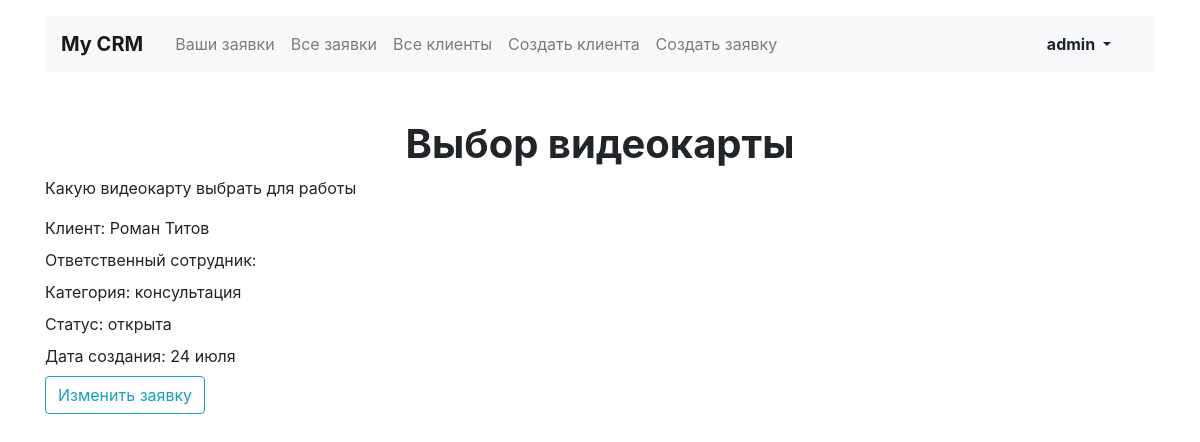
The app's page /applications/2/ (signed in), older data.
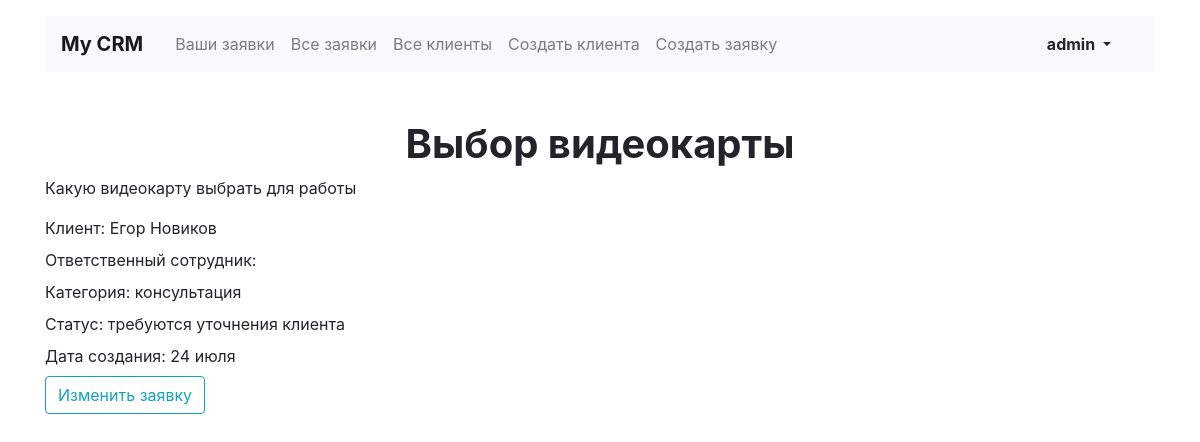
The same page, newer data.
### crm/models.py (models this page shows, shortened)
class Application(models.Model):
    title = models.CharField('Заголовок', max_length=128)
    category = models.ForeignKey(
        Category,
        verbose_name='Категория',
        null=True,
        on_delete=models.SET_NULL,
    )
    client = models.ForeignKey(
        Client,
        verbose_name='Клиент',
        null=True,
        on_delete=models.SET_NULL,
    )
    employee = models.ForeignKey(
        settings.AUTH_USER_MODEL,
        verbose_name='Сотрудник',
        null=True,
        on_delete=models.SET_NULL,
    )
    description = models.TextField(
        'Описание',
    )
    status = models.ForeignKey(
        Status,
        verbose_name='Статус',
        on_delete=models.PROTECT,
    )
    creation_date = models.DateTimeField(auto_now_add=True)
    class Meta:
        verbose_name = 'Заявка'
        verbose_name_plural = 'Заявки'
    objects = ApplicationQuerySet.as_manager()

class Client(models.Model):
    first_name = models.CharField(
        'Имя',
        max_length=128,
    )
    last_name = models.CharField(
        'Фамилия',
        max_length=128,
        blank=True,
    )
    phone_regex = RegexValidator(
        regex=r'^\+?1?\d{9,15}$',
        message="Phone number must be entered in the format:"
                " '+999999999'. Up to 15 digits allowed.",
    )
    phone_number = models.CharField(
        'Номер телефона',
        validators=[phone_regex],
        max_length=17,
        blank=True,
    )
    email = models.EmailField('Электронная почта')
    tg_username = models.CharField('Ник в telegram', max_length=128, blank=True)
    registration_data = models.DateTimeField(auto_now_add=True)
    class Meta:
        verbose_name = 'Клиент'
        verbose_name_plural = 'Клиенты'

class Status(models.Model):
    title = models.CharField(max_length=128)
    class Meta:
        verbose_name = 'Статус'
        verbose_name_plural = 'Статусы'

class Category(models.Model):
    title = models.CharField(max_length=128)
    class Meta:
        verbose_name = 'Категория'
        verbose_name_plural = 'Категории'

### crm/views/application.py (the view)
class ApplicationView(AdministratorOrModelEmployeeMixin, View):
    model = models.Application
    context_object_name = 'application'
    template_name = 'crm/application/application.html'
    redirect_url = 'home'
    def get(self, request, *args, **kwargs):
        application = get_object_or_404(self.model, id=kwargs['pk'])
        context = {
            'application': application,
        }
        if 'new_status' not in request.GET:
            status_form = forms.ChangeStatusForm({
                'new_status': application.status.id,
            })
        else:
            status_form = forms.ChangeStatusForm(request.GET)
        if status_form.is_valid():
            current_status = application.status
            status_from_form = status_form.cleaned_data['new_status']
            if current_status != status_from_form:
                messages.success(self.request, 'Статус обнавлен')
                application.status = status_from_form
                application.save()
        context['change_status_form'] = status_form
        return render(request, self.template_name, context=context)

### crm/mixins.py (called while the page is built)
    def dispatch(self, request, *args, **kwargs):
        try:
            employee = self.model.objects.get(pk=kwargs['pk']).employee
        except:
            return redirect(self.redirect_url)
        if employee != request.user and not request.user.is_administrator:
            return redirect(self.redirect_url)
        return super().dispatch(request, *args, **kwargs)

### crm/templates/crm/application/application.html (shortened to what this page needs)
{% extends "../base/base.html" %}
{% load crispy_forms_tags %}
{% block content %}
<section class="row pt-2">
  <div class="col-12 col-lg-12">
      <h1 class="h1 text-center mx-auto mt-4"><strong>{{ application.title }}</strong></h1>
      <p>{{ application.description }}</p>
      <p class="mb-2">Клиент: {{ application.client.first_name }} {{ application.client.last_name }}</p>
      <p class="mb-2">Ответственный сотрудник: {{ application.employee.first_name }} {{ application.employee.last_name }}</p>
      <p class="mb-2">Категория: {{ application.category.title }}</p>
      <p class="mb-2">Статус: {{ application.status.title }}</p>
      {% load i18n %}{% language 'ru' %}
      <p class="mb-2">Дата создания: {{ application.creation_date|date:'d E' }}</p>
      {% endlanguage %}
      {% if user.is_administrator %}
        <div class="my-2">
            <a href="{% url 'application_edit' application.id %}" class="btn btn-outline-info">Изменить заявку</a>
        </div>
      {% endif %}
      </div>
</section>
{% endblock content %}

Row changes from the older to the newer data that the page shows:
changed Application "Выбор видеокарты": client.first_name "Роман" → "Егор"; client.last_name "Титов" → "Новиков"; status "открыта" → "требуются уточнения клиента"
